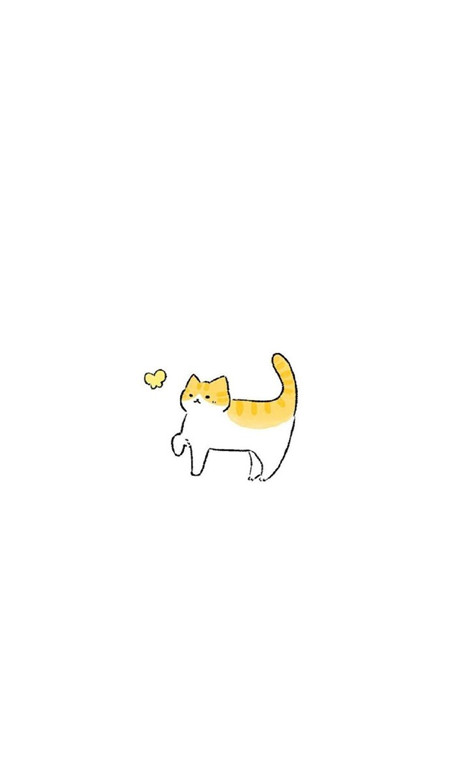
#> input picture cat.jpeg, 450 x 780 px
$ python huMoments.py
#> lines starting #> are read from the running program, lines starting #| are printed output that depends on the picture; after the words box and inside, x2 and y2 are one past the last pixel; in counts of white or black regions, pixels touching at a corner belong together; long printed decimals are rounded
import cv2
import numpy as np
import matplotlib.pyplot as plt


def draw_contour_outline(img, cnts, color, thickness=1):
    for cnt in cnts:
        cv2.drawContours(img, [cnt], 0, color, thickness)

# 加载图像并将其转化为灰度图像
image = cv2.imread("cat.jpeg")
#> image is the input picture: shape (780, 450, 3); mean B, G, R 252.8, 253.8, 254.1
gray_image = cv2.cvtColor(image, cv2.COLOR_BGR2GRAY)
# 获取二值图像
ret, thresh = cv2.threshold(gray_image, 70, 255, cv2.THRESH_BINARY)
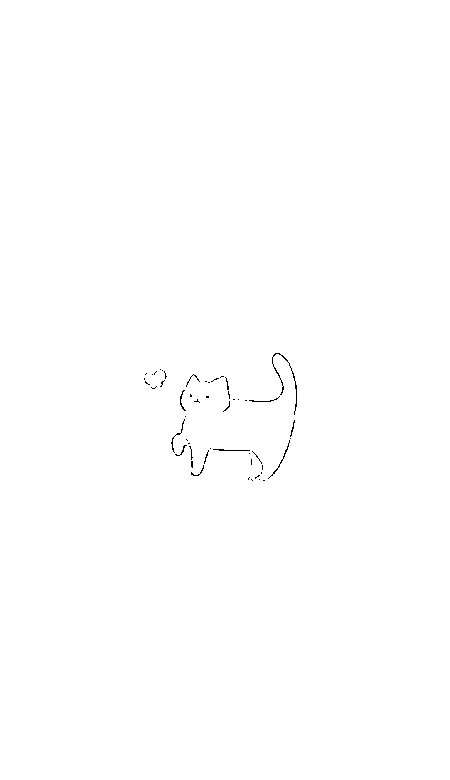
#> thresh: shape (780, 450); 99.8% white; black in thin lines or dots, all inside (x1, y1, x2, y2) = (144, 353, 297, 481)
thresh = cv2.bitwise_not(thresh)
# 计算图像矩，传递参数为图像
M = cv2.moments(thresh, True)
#> M = moments, m00 671, centre m10/m00, m01/m00 = (231.7, 417.2)
print("moments: '{}'".format(M))
#> (printed output is left out)
def centroid(moments):
    """根据图像矩计算质心"""
    x_centroid = 0
    y_centroid = 0
    if moments['m00'] != 0:
        x_centroid = round(moments['m10'] / moments['m00'])
#> x_centroid = 232
        y_centroid = round(moments['m01'] / moments['m00'])
#> y_centroid = 417
    return x_centroid, y_centroid
# 计算质心
x, y = centroid(M)
#> x = 232; y = 417
# 计算 Hu 矩并打印
HuM = cv2.HuMoments(M)
#> HuM = [5.12, 1.58, 12.5, 0.6, -1.01, -0.568, 1.29]
print("Hu moments: '{}'".format(HuM))
#| Hu moments: '[[ 5.119]
#|  [ 1.576]
#|  [12.499]
#|  [ 0.5998]
#|  [-1.013]
#|  [-0.5684]
#|  [ 1.292]]'

# 计算图像矩时传递轮廓，重复以上计算过程
contours, hierarchy = cv2.findContours(thresh, cv2.RETR_EXTERNAL, cv2.CHAIN_APPROX_NONE)
#> contours = 51 contours, 50 with area under 20; largest, box (x1, y1, x2, y2) and area: (272, 353, 297, 415) 30
M2 = cv2.moments(contours[0])
#> M2 = moments, m00 0
# print(contours)
print("moments: '{}'".format(M2))
#> (printed output is left out)
x2, y2 = centroid(M2)
#> x2 = 0; y2 = 0
# 绘制轮廓
draw_contour_outline(image, contours, (255, 0, 0), 10)
#> the loop in draw_contour_outline, `for cnt in cnts:` made 51 passes
#> cnt on passes 1, 2, 3, 4, 6, 11, 15, 18, 20, 21, 24, 26: [[263, 480], [264, 480]], [[259, 479]], [[251, 479], [252, 480]], [[249, 477], [248, 478], [248, 479], [248, 478]], [[261, 472], [261, 473]], [[249, 453]], [[210, 448]], [[188, 443], [189, 443]], [[186, 439], [187, 440]], [[290, 438]], [[185, 416]], [[245, 400], [246, 400]]
#> after the loop in draw_contour_outline, `for cnt in cnts:`:
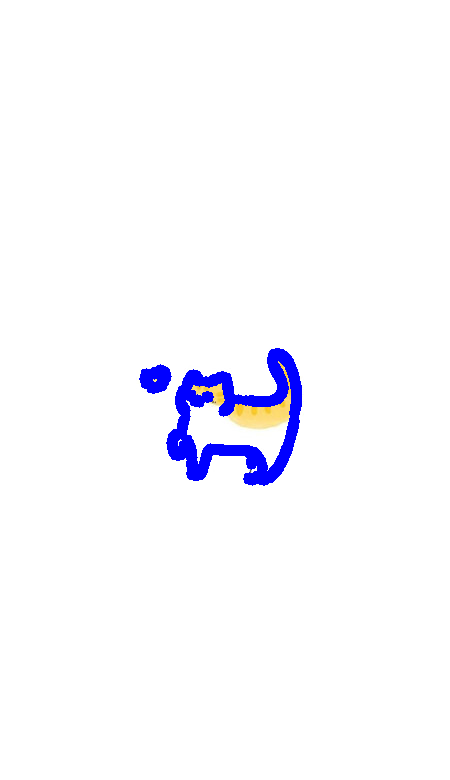
#> img: shape (780, 450, 3); mean B, G, R 254.3, 249.2, 249.4
# 绘制质心
cv2.circle(image, (x, y), 10, (255, 255, 0), -1)
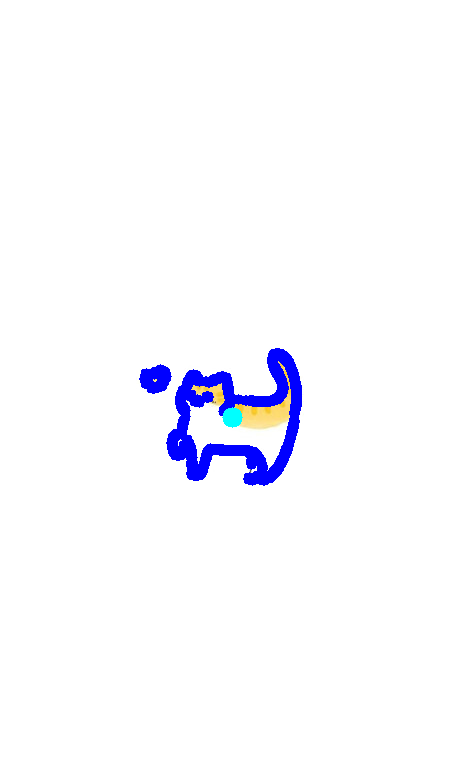
#> image: shape (780, 450, 3); 0.09% of pixels changed, all inside (x1, y1, x2, y2) = (222, 407, 243, 428)
# cv2.circle(image, (x2, y2), 10, (0, 0, 255), -1)
# 打印质心
print("('x','y'): ('{}','{}')".format(x, y))
#| ('x','y'): ('232','417')
print("('x2','y2'): ('{}','{}')".format(x2, y2))
#| ('x2','y2'): ('0','0')
# 可视化，show_img_with_matplotlib()函数与前述示例类似，不再赘述
def show_img_with_matplotlib(color_img, title, pos):
#> called with title = 'detected contour and centroid', pos = 1
    img_RGB = color_img[:, :, ::-1]
    ax = plt.subplot(1, 3, pos)
    plt.imshow(img_RGB)
    plt.title(title, fontsize=8)
    plt.axis('off')
def show_thresh_with_matplotlib(thresh, title, pos):
    ax = plt.subplot(1, 2, pos)
    plt.imshow(thresh, cmap='gray')
    plt.title(title, fontsize=8)
    plt.axis('off')
show_img_with_matplotlib(image, "detected contour and centroid", 1)
show_thresh_with_matplotlib(thresh, 'thresh', 2)
plt.show()
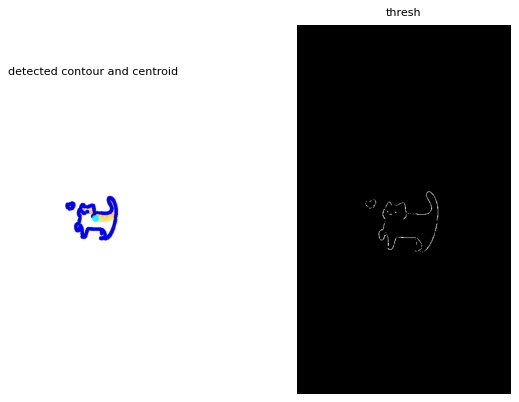
#> figure drawn by matplotlib, 2 panels

$ run again, with polygon.jpg copied over cat.jpeg
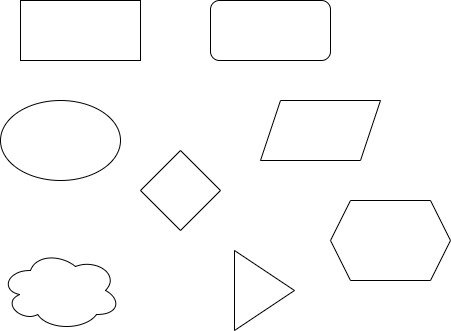
#> input picture polygon.jpg, 451 x 331 px
#> image is the input picture: shape (331, 451, 3); min 0, max 255, mean 250.7
#> `ret, thresh = cv2.threshold(gray_image, 70, 255, cv2.THRESH_BINARY)`:
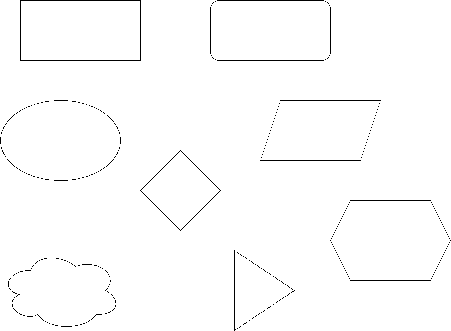
#> thresh: shape (331, 451); 98.8% white; black in thin lines or dots
#> M = moments, m00 1838, centre m10/m00, m01/m00 = (204.2, 142.6)
#> (printed output is left out)
#> x_centroid = 204
#> y_centroid = 143
#> x = 204; y = 143
#> HuM = [14.52, 11.34, 101.4, 36.72, -665.9, -117.1, 2139.1]
#| Hu moments: '[[  14.516]
#|  [  11.344]
#|  [ 101.356]
#|  [  36.722]
#|  [-665.879]
#|  [-117.103]
#> (further printed lines are left out)
#> contours = 307 contours, 305 with area under 20; largest, box (x1, y1, x2, y2) and area: (20, 0, 141, 61) 7200, (140, 150, 221, 231) 3200
#> M2 = moments, m00 0
#> (printed output is left out)
#> x2 = 0
#> the loop in draw_contour_outline, `for cnt in cnts:` made 307 passes
#> cnt on passes 1, 2, 4: [[237, 328]], [[240, 326], [239, 327]], [[75, 325], [76, 325], [77, 325], [76, 325]]
#> image: shape (331, 451, 3); mean B, G, R 255, 212.4, 211.8
#| ('x','y'): ('204','143')
#| ('x2','y2'): ('0','0')
#> `plt.show()`:
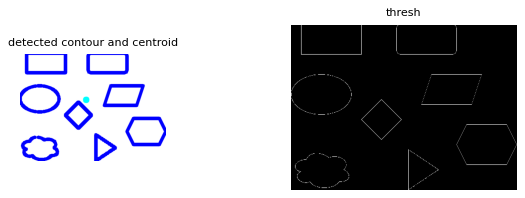
#> figure drawn by matplotlib, 2 panels
